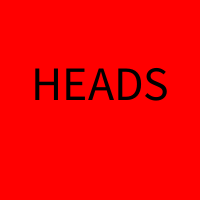
Frame 1 (no input)
Frame 60 (the mouse pressed at the canvas centre just before this capture): identical to frame 1, image omitted
Frame 120 (the mouse held since frame 60 and released just before this capture): identical to frame 1, image omitted

The Processing sketch that drew this single still picture (run headless with seeded random() and noise(); from frame 60 on, the mouse is pressed at the canvas centre):

// Processing sketch: Heads_Or_Tails_java
// ── Heads_Or_Tails_java.pde
float randomNumber;
 
void setup()
{
  size(200, 200);
  fill(0);
  textSize(48);
  textAlign(CENTER);
 
  // Initialise randomNumber between 0 and 2
  randomNumber = random(2);
}
 
void draw()
{
  
 
  String message;
   
  if (randomNumber < 1.0) {
    background(230, 255, 230);
    message = "TAILS";
  } else {
    background(255, 0, 0);
    message = "HEADS";
  }
 
  text(message, width/2, height/2);
}
